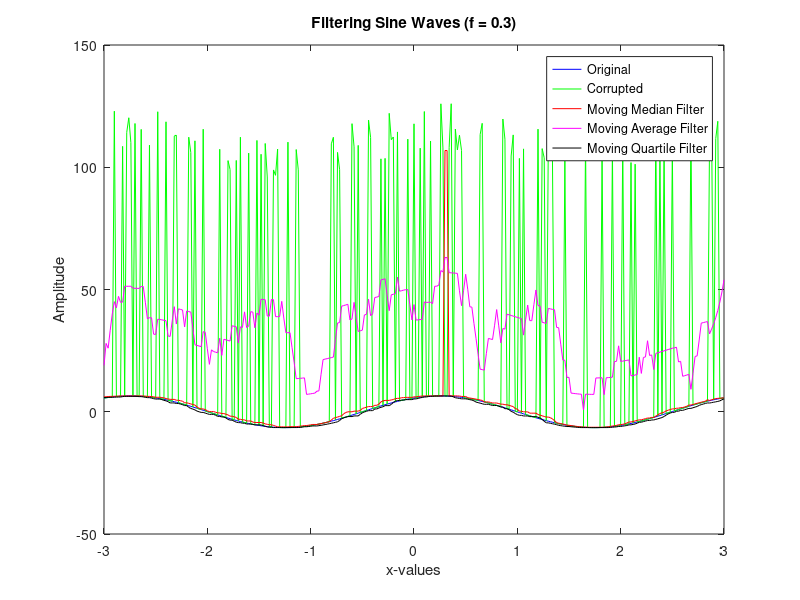
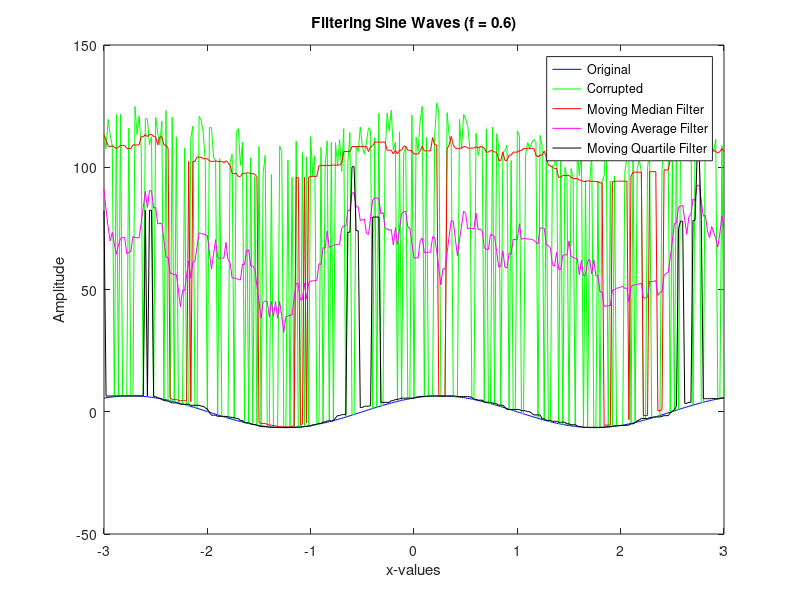

Write the MATLAB code that produced these figures, in order.
% Getting x values from -3 to 3 in intervals of 0.02
x = -3:0.02:3;

% Getting the corresponding sin vector
y = 6.5*sin(2.1*x + pi/3);
f = 0.3;

% Getting random indices and corrupting them according to the question
indices = randperm(numel(y),floor(numel(y)*f));
random_numbers = 100 + 20 * rand(1,numel(indices));
z = y;
z(indices) = z(indices) + random_numbers;

% Filtering using Median (Moving Median Filtering)
y_med = z;
for i = 1:numel(z)
    neighborhood_start = max(1, i - 8);        % For left-end start = 1
    neighborhood_end = min(numel(z), i + 8);   % For right-end end = numel(z)
    neighborhood = z(neighborhood_start:neighborhood_end);
    y_med(i) = median(neighborhood);
end

% Filtering using Arithmetic Mean (Moving Average Filtering)
y_mean = z;
for i = 1:numel(z)
    neighborhood_start = max(1, i - 8);        % For left-end start = 1
    neighborhood_end = min(numel(z), i + 8);   % For right-end end = numel(z)
    neighborhood = z(neighborhood_start:neighborhood_end);
    y_mean(i) =  mean(neighborhood);
end

% Filtering using the first quartile (Moving Quartile Filtering)
y_quart = z;
for i = 1:numel(z)
    neighborhood_start = max(1, i - 8);        % For left-end start = 1
    neighborhood_end = min(numel(z), i + 8);   % For right-end end = numel(z)
    neighborhood = z(neighborhood_start:neighborhood_end);
    y_quart(i) = quantile(neighborhood,0.25);
end

% Plotting all the different filtered arrays
figure;
plot(x,y,'b',x,z,'g',x,y_med,'r',x,y_mean,'m',x,y_quart,'k');
xlabel('x-values');
ylabel('Amplitude');
title('Filtering Sine Waves (f = 0.3)');
legend('Original','Corrupted','Moving Median Filter','Moving Average Filter','Moving Quartile Filter');

% Calculating the different mean squared errors and printing them
med_SME = sqrt(sum((y-y_med).^2) / sum(y.^2));
mean_SME = sqrt(sum((y-y_mean).^2) / sum(y.^2));
quart_SME = sqrt(sum((y-y_quart).^2) / sum(y.^2));
disp('For f = 0.3 we get,')
disp(['The relative mean squared error for Moving Median Filter is: ', num2str(med_SME)]);
disp(['The relative mean squared error for Moving Average Filter is: ', num2str(mean_SME)]);
disp(['The relative mean squared error for Moving Quartile Filter is: ', num2str(quart_SME)]);

% Doing this all again for f = 0.6
f = 0.6;

% Getting random indices and corrupting them according to the question
indices = randperm(numel(y),floor(numel(y)*f));
random_numbers = 100 + 20 * rand(1,numel(indices));
z = y;
z(indices) = z(indices) + random_numbers;

% Filtering using Median (Moving Median Filtering)
y_med = z;
for i = 1:numel(z)
    neighborhood_start = max(1, i - 8);        % For left-end start = 1
    neighborhood_end = min(numel(z), i + 8);   % For right-end end = numel(z)
    neighborhood = z(neighborhood_start:neighborhood_end);
    y_med(i) = median(neighborhood);
end

% Filtering using Arithmetic Mean (Moving Average Filtering)
y_mean = z;
for i = 1:numel(z)
    neighborhood_start = max(1, i - 8);        % For left-end start = 1
    neighborhood_end = min(numel(z), i + 8);   % For right-end end = numel(z)
    neighborhood = z(neighborhood_start:neighborhood_end);
    y_mean(i) =  mean(neighborhood);
end

% Filtering using the first quartile (Moving Quartile Filtering)
y_quart = z;
for i = 1:numel(z)
    neighborhood_start = max(1, i - 8);        % For left-end start = 1
    neighborhood_end = min(numel(z), i + 8);   % For right-end end = numel(z)
    neighborhood = z(neighborhood_start:neighborhood_end);
    y_quart(i) = quantile(neighborhood,0.25);
end

% Plotting all the different filtered arrays
figure;
plot(x,y,'b',x,z,'g',x,y_med,'r',x,y_mean,'m',x,y_quart,'k');
xlabel('x-values');
ylabel('Amplitude');
title('Filtering Sine Waves (f = 0.6)');
legend('Original','Corrupted','Moving Median Filter','Moving Average Filter','Moving Quartile Filter');

% Calculating the different mean squared errors and printing them
med_SME = sqrt(sum((y-y_med).^2) / sum(y.^2));
mean_SME = sqrt(sum((y-y_mean).^2) / sum(y.^2));
quart_SME = sqrt(sum((y-y_quart).^2) / sum(y.^2));
disp('For f = 0.6 we get,')
disp(['The relative mean squared error for Moving Median Filter is: ', num2str(med_SME)]);
disp(['The relative mean squared error for Moving Average Filter is: ', num2str(mean_SME)]);
disp(['The relative mean squared error for Moving Quartile Filter is: ', num2str(quart_SME)]);
